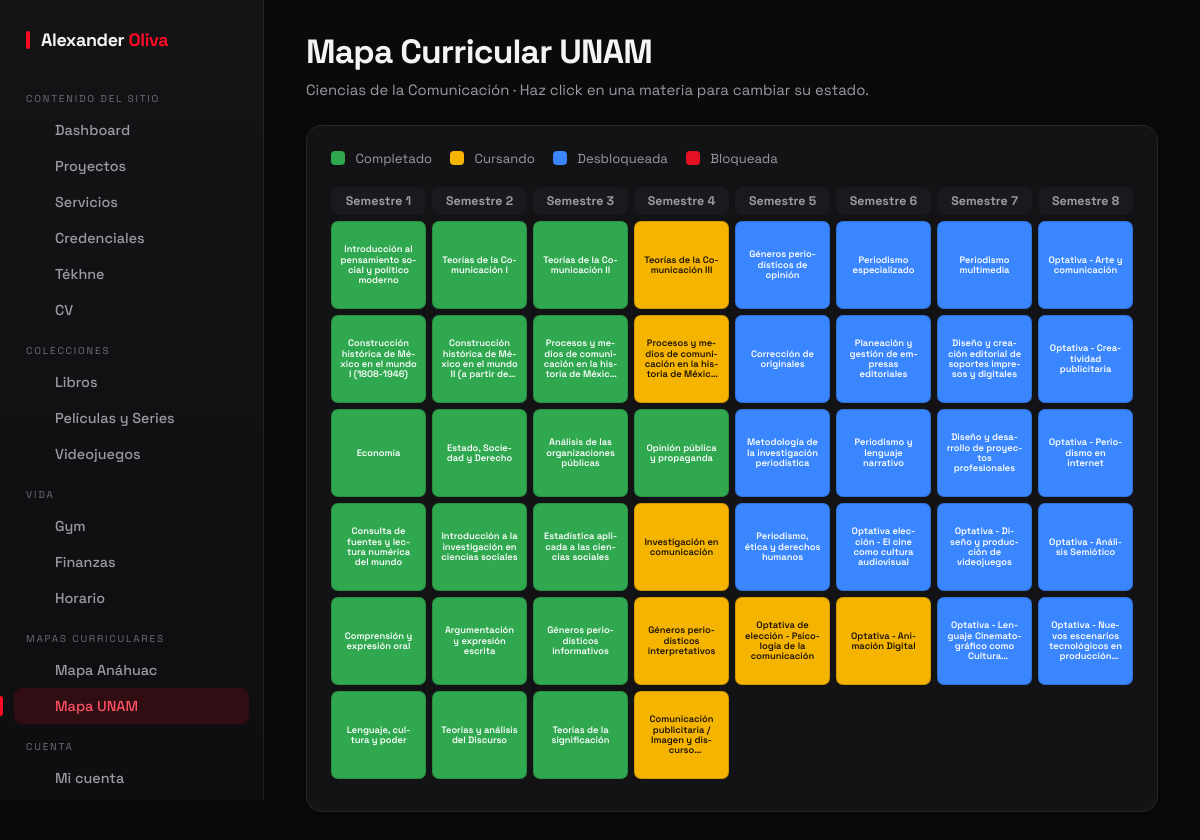
Page /admin/unam (signed in) on the committed database.
### tables this page shows
CREATE TABLE curriculum_materias (
    id       INT AUTO_INCREMENT PRIMARY KEY,
    mapa     ENUM('anahuac','unam') NOT NULL,
    semestre INT          NOT NULL,
    fila     INT          NOT NULL DEFAULT 0,
    codigo   VARCHAR(20)  NULL,
    nombre   VARCHAR(160) NOT NULL,
    estado   ENUM('completado','cursando','desbloqueada','bloqueada') NOT NULL DEFAULT 'bloqueada'
);

### controllers/CurriculumController.php (called while the page is built, shortened)
<?php
class CurriculumController
{
    public static function unam(Router $router)
    {
        self::mostrar($router, 'unam', 'Mapa Curricular UNAM', 'Ciencias de la Comunicación');
    }
    private static function mostrar(Router $router, string $mapa, string $titulo, string $sub)
    {
        $router->render('admin/curriculum', [
            'titulo' => $titulo, 'modulo' => $mapa, 'sub' => $sub, 'mapa' => $mapa,
            'grupos' => CurriculumMateria::porMapa($mapa),
        ], 'admin-layout');
    }
}

### public/index.php (called while the page is built, shortened)
<?php
$router = new Router();
$router->get('/', [PortfolioController::class, 'index']);
$router->get('/proyecto', [PortfolioController::class, 'proyecto']);
$router->get('/tekhne', [PortfolioController::class, 'blog']);
$router->get('/tekhne/entrada', [PortfolioController::class, 'articulo']);
$router->get('/login',  [AuthController::class, 'login']);
$router->post('/login', [AuthController::class, 'login']);
$router->post('/logout', [AuthController::class, 'logout']);
$router->get('/admin', [AdminController::class, 'dashboard']);
$router->get('/admin/buscar', [AdminController::class, 'buscar']);
$router->get('/admin/cuenta', [AdminController::class, 'cuenta']);
$router->post('/admin/cuenta/guardar', [AdminController::class, 'cuentaGuardar']);
$router->get('/admin/proyectos',          [AdminController::class, 'proyectos']);
$router->post('/admin/proyectos/guardar', [AdminController::class, 'proyectoGuardar']);
$router->post('/admin/proyectos/eliminar',[AdminController::class, 'proyectoEliminar']);
$router->post('/admin/proyectos/orden',   [AdminController::class, 'proyectosOrden']);
$router->post('/admin/proyectos/imagen/subir',    [AdminController::class, 'proyectoImagenSubir']);
$router->post('/admin/proyectos/imagen/eliminar', [AdminController::class, 'proyectoImagenEliminar']);
$router->post('/admin/proyectos/imagen/orden',    [AdminController::class, 'proyectoImagenOrden']);
$router->get('/admin/servicios',          [AdminController::class, 'servicios']);
$router->post('/admin/servicios/guardar', [AdminController::class, 'servicioGuardar']);
$router->post('/admin/servicios/eliminar',[AdminController::class, 'servicioEliminar']);
$router->post('/admin/servicios/orden',   [AdminController::class, 'serviciosOrden']);
$router->get('/admin/credenciales',          [AdminController::class, 'credenciales']);
$router->post('/admin/credenciales/guardar', [AdminController::class, 'credencialGuardar']);
$router->post('/admin/credenciales/eliminar',[AdminController::class, 'credencialEliminar']);
$router->post('/admin/credenciales/orden',   [AdminController::class, 'credencialesOrden']);
$router->post('/admin/credenciales/orden-alfa',  [AdminController::class, 'credencialesOrdenAlfa']);
$router->post('/admin/credenciales/orden-crono', [AdminController::class, 'credencialesOrdenCrono']);
$router->get('/admin/blog',          [AdminController::class, 'blog']);
$router->post('/admin/blog/guardar', [AdminController::class, 'blogGuardar']);
$router->post('/admin/blog/eliminar',[AdminController::class, 'blogEliminar']);
$router->post('/admin/blog/orden',   [AdminController::class, 'blogOrden']);
$router->post('/admin/blog/subir-imagen', [AdminController::class, 'blogSubirImagen']);
$router->get('/admin/cv',       [AdminController::class, 'cv']);
$router->post('/admin/cv/subir',[AdminController::class, 'cvSubir']);
$router->get('/admin/libros',           [LibrosController::class, 'index']);
$router->get('/admin/libros/buscar',    [LibrosController::class, 'buscar']);
$router->post('/admin/libros/crear',    [LibrosController::class, 'crear']);
$router->post('/admin/libros/editar',   [LibrosController::class, 'editar']);
$router->post('/admin/libros/estado',   [LibrosController::class, 'estado']);
$router->post('/admin/libros/resenar',  [LibrosController::class, 'resenar']);
$router->post('/admin/libros/eliminar', [LibrosController::class, 'eliminar']);
$router->get('/admin/peliculas',           [AdminController::class, 'peliculas']);
$router->get('/admin/peliculas/watchlist', [AdminController::class, 'peliculasWatchlist']);
$router->get('/admin/peliculas/gestionar', [AdminController::class, 'peliculasGestionar']);
$router->post('/admin/peliculas/guardar',  [AdminController::class, 'peliculaGuardar']);
$router->post('/admin/peliculas/eliminar',[AdminController::class, 'peliculaEliminar']);
$router->get('/admin/videojuegos',          [VideojuegoController::class, 'index']);
$router->post('/admin/videojuegos/guardar', [VideojuegoController::class, 'guardar']);
$router->post('/admin/videojuegos/eliminar',[VideojuegoController::class, 'eliminar']);
$router->post('/admin/videojuegos/orden',   [VideojuegoController::class, 'orden']);
$router->get('/admin/gym',        [GymController::class, 'index']);
$router->post('/admin/gym/toggle',[GymController::class, 'toggle']);
$router->get('/admin/finanzas',          [FinanzasController::class, 'index']);
$router->post('/admin/finanzas/guardar', [FinanzasController::class, 'guardar']);
$router->post('/admin/finanzas/actualizar',[FinanzasController::class, 'actualizar']);
$router->post('/admin/finanzas/eliminar',[FinanzasController::class, 'eliminar']);
$router->get('/admin/horario',                  [HorarioController::class, 'index']);
$router->post('/admin/horario/materia/guardar', [HorarioController::class, 'guardarMateria']);
$router->post('/admin/horario/materia/eliminar',[HorarioController::class, 'eliminarMateria']);
$router->post('/admin/horario/bloque/guardar',  [HorarioController::class, 'guardarBloque']);
$router->post('/admin/horario/bloque/eliminar', [HorarioController::class, 'eliminarBloque']);
$router->post('/admin/horario/criterios/guardar', [HorarioController::class, 'guardarCriterios']);
$router->get('/admin/anahuac', [CurriculumController::class, 'anahuac']);
$router->get('/admin/unam',    [CurriculumController::class, 'unam']);
$router->post('/admin/curriculum/estado', [CurriculumController::class, 'estado']);
$router->comprobarRutas();

### models/CurriculumMateria.php (called while the page is built, shortened)
<?php
class CurriculumMateria extends ActiveRecord {
    protected static $tabla = 'curriculum_materias';
    public static function porMapa(string $mapa) : array {
        $mapa = self::$db->escape_string($mapa);
        $rows = self::consultarSQL("SELECT * FROM " . static::$tabla . " WHERE mapa = '{$mapa}' ORDER BY semestre ASC, fila ASC");
        $grupos = [];
        foreach ($rows as $r) { $grupos[(int) $r->semestre][] = $r; }
        ksort($grupos);
        return $grupos;
    }
}

### models/ActiveRecord.php (called while the page is built, shortened)
<?php
class ActiveRecord {
    protected static $db;
    public static function setDB($database) {
        self::$db = $database;
    }
    public static function consultarSQL($query) {
        $resultado = self::$db->query($query);
        $array = [];
        while($registro = $resultado->fetch_assoc()) {
            $array[] = static::crearObjeto($registro);
        }
        return $array;
    }
    protected static function crearObjeto($registro) {
        $objeto = new static;
        foreach($registro as $key => $value ) {
            if(property_exists( $objeto, $key  )) {
                $objeto->$key = $value;
            }
        }
        return $objeto;
    }
}

### views/admin/curriculum.php (the view, shortened to what this page needs)
<div class="admin-head">
    <div>
        <h1><?php echo s($titulo); ?></h1>
        <p><?php echo s($sub); ?> · Haz click en una materia para cambiar su estado.</p>
    </div>
</div>
<div class="card">
    <div class="curr-legend">
        <span><span class="sw sw-completado"></span> Completado</span>
        <span><span class="sw sw-cursando"></span> Cursando</span>
        <span><span class="sw sw-desbloqueada"></span> Desbloqueada</span>
        <span><span class="sw sw-bloqueada"></span> Bloqueada</span>
    </div>
    <div class="curr-scroll">
        <div class="curr-grid">
            <?php foreach ($grupos as $sem => $materias) : ?>
                <div class="curr-col">
                    <div class="curr-sem">Semestre <?php echo $sem; ?></div>
                    <?php foreach ($materias as $m) : ?>
                        <div class="curr-cell st-<?php echo s($m->estado); ?>" data-id="<?php echo $m->id; ?>" title="Click para cambiar estado">
                            <span class="c-nombre"><?php echo s($m->nombre); ?></span>
                        </div>
                    <?php endforeach; ?>
                </div>
            <?php endforeach; ?>
        </div>
    </div>
</div>

### rows in the picture
curriculum_materias: nombre "Introducción al pensamiento social y político moderno"
curriculum_materias: nombre "Construcción histórica de México en el mundo I (1808-1946)"
curriculum_materias: nombre "Economía"
curriculum_materias: nombre "Consulta de fuentes y lectura numérica del mundo"
curriculum_materias: nombre "Comprensión y expresión oral"
curriculum_materias: nombre "Lenguaje, cultura y poder"
curriculum_materias: nombre "Teorías de la Comunicación I"
curriculum_materias: nombre "Construcción histórica de México en el mundo II (a partir…"
curriculum_materias: nombre "Estado, Sociedad y Derecho"
curriculum_materias: nombre "Introducción a la investigación en ciencias sociales"
curriculum_materias: nombre "Argumentación y expresión escrita"
curriculum_materias: nombre "Teorías y análisis del Discurso"
curriculum_materias: nombre "Teorías de la Comunicación II"
curriculum_materias: nombre "Procesos y medios de comunicación en la historia de…"
curriculum_materias: nombre "Análisis de las organizaciones públicas"
curriculum_materias: nombre "Estadística aplicada a las ciencias sociales"
curriculum_materias: nombre "Géneros periodísticos informativos"
curriculum_materias: nombre "Teorías de la significación"
curriculum_materias: nombre "Teorías de la Comunicación III"
curriculum_materias: nombre "Procesos y medios de comunicación en la historia de…"
curriculum_materias: nombre "Opinión pública y propaganda"
curriculum_materias: nombre "Investigación en comunicación"
curriculum_materias: nombre "Géneros periodísticos interpretativos"
curriculum_materias: nombre "Comunicación publicitaria / Imagen y…"
curriculum_materias: nombre "Géneros periodísticos de opinión"
curriculum_materias: nombre "Corrección de originales"
curriculum_materias: nombre "Metodología de la investigación periodística"
curriculum_materias: nombre "Periodismo, ética y derechos humanos"
curriculum_materias: nombre "Optativa de elección - Psicología de la comunicación"
curriculum_materias: nombre "Periodismo especializado"
curriculum_materias: nombre "Planeación y gestión de empresas editoriales"
curriculum_materias: nombre "Periodismo y lenguaje narrativo"
curriculum_materias: nombre "Optativa elección - El cine como cultura audiovisual"
curriculum_materias: nombre "Optativa - Animación Digital"
curriculum_materias: nombre "Periodismo multimedia"
curriculum_materias: nombre "Diseño y creación editorial de soportes impresos y digitales"
curriculum_materias: nombre "Diseño y desarrollo de proyectos profesionales"
curriculum_materias: nombre "Optativa - Diseño y producción de videojuegos"
curriculum_materias: nombre "Optativa - Lenguaje Cinematográfico como…"
curriculum_materias: nombre "Optativa - Arte y comunicación"
curriculum_materias: nombre "Optativa - Creatividad publicitaria"
curriculum_materias: nombre "Optativa - Periodismo en internet"
curriculum_materias: nombre "Optativa - Análisis Semiótico"
curriculum_materias: nombre "Optativa - Nuevos escenarios tecnológicos en…"

### other values in the picture
$item['seccion'] "CONTENIDO DEL SITIO"
$item['label'] "Dashboard"
$item['label'] "Proyectos"
$item['label'] "Servicios"
$item['label'] "Credenciales"
$item['label'] "Tékhne"
$item['label'] "CV"
$item['seccion'] "COLECCIONES"
$item['label'] "Libros"
$item['label'] "Películas y Series"
$item['label'] "Videojuegos"
$item['seccion'] "VIDA"
$item['label'] "Gym"
$item['label'] "Finanzas"
$item['label'] "Horario"
